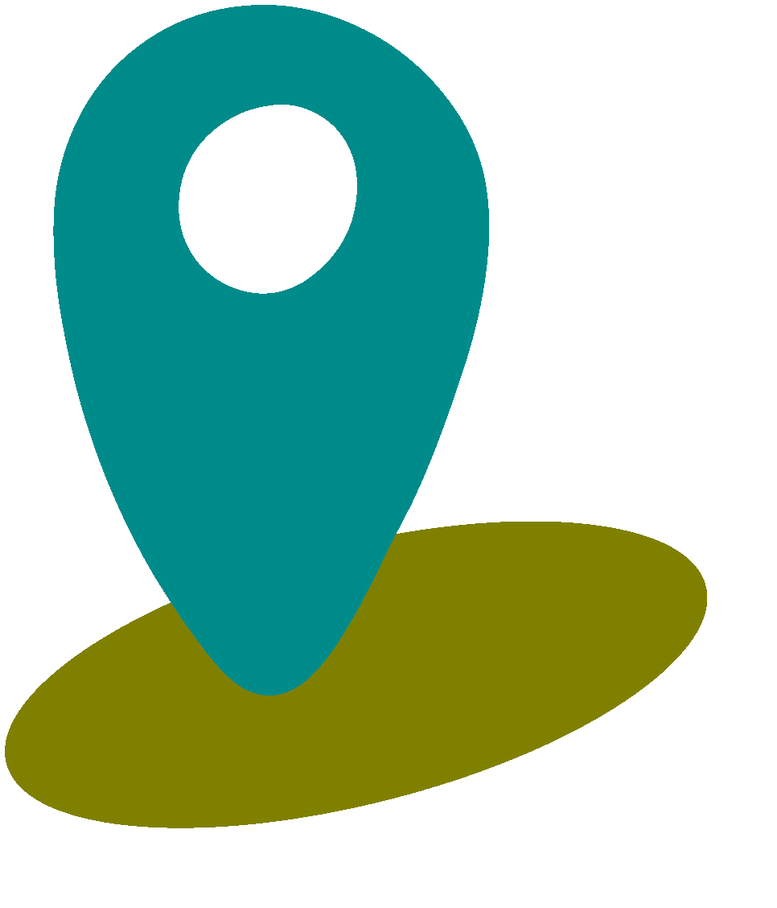
#> input picture Given/occlusion1_rec.png, 777 x 908 px, shrunk from 966 x 1128 before the run
$ python -i doodle_symmetry.py   (imports and definitions only)
#> lines starting #> are read from the running program, lines starting #| are printed output that depends on the picture
import tkinter as tk
from tkinter import Canvas, Button
from PIL import Image, ImageDraw
import numpy as np
import matplotlib.pyplot as plt
import cv2


sift = cv2.SIFT_create()
bf = cv2.BFMatcher()

class Mirror_Symmetry_detection:
    def __init__(self, image_path: str):
        self.image = self._read_color_image(image_path)
        self.reflected_image = np.fliplr(self.image)
        self.kp1, self.des1 = sift.detectAndCompute(self.image, None)
        self.kp2, self.des2 = sift.detectAndCompute(self.reflected_image, None)

    def _read_color_image(self, image_path):
#> called with image_path = '../Given/occlusion1_rec.png'
        image = cv2.imread(image_path)
#> image is the input picture: shape (908, 777, 3); mean B, G, R 177.4, 200.4, 162.6
        b, g, r = cv2.split(image)
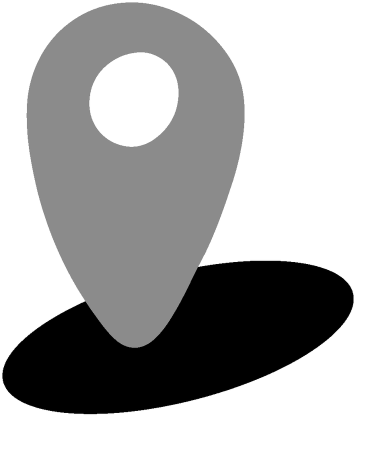
#> b: shape (908, 777) (shown at 1/2 size); min 0, max 255, mean 177.4
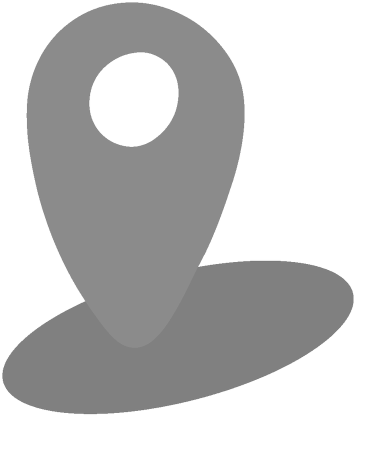
#> g: shape (908, 777) (shown at 1/2 size); min 108, max 255, mean 200.4
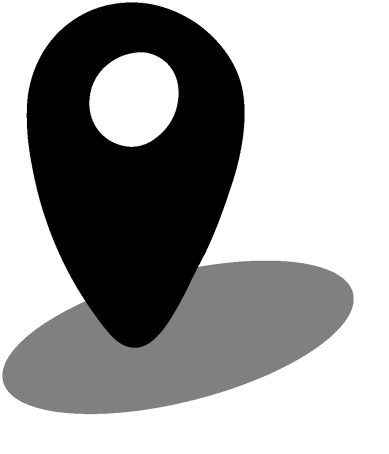
#> r: shape (908, 777) (shown at 1/2 size); min 0, max 255, mean 162.6
        image = cv2.merge([r, g, b])
#> in __init__, `self.reflected_image = np.fliplr(self.image)`:
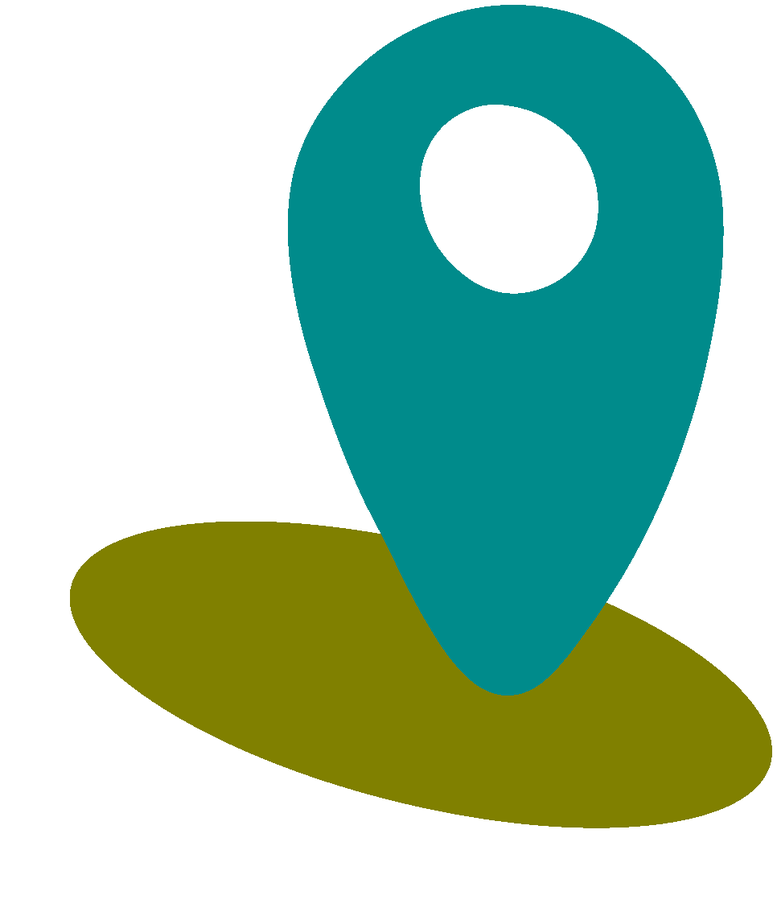
#> self.reflected_image: shape (908, 777, 3); mean R, G, B 162.6, 200.4, 177.4
#> in __init__, `self.kp1, self.des1 = sift.detectAndCompute(self.image, None)`: self.kp1 = 109 keypoints; strongest (x, y, size): (267, 201, 108.2), (398, 532, 2.3), (417, 518, 19.9), (426, 512, 28.5)
#> in __init__, `self.kp2, self.des2 = sift.detectAndCompute(self.reflected_image, None)`: self.kp2 = 118 keypoints; strongest (x, y, size): (508, 201, 108.2), (191, 619, 139.4), (378, 532, 2.3), (335, 501, 43.7)
        return image

    def find_matchpoints(self):
        matches = bf.knnMatch(self.des1, self.des2, k=2)
#> matches = 109 matches
        matchpoints = [item[0] for item in matches]
#> matchpoints = 109 matches
        matchpoints = sorted(matchpoints, key=lambda x: x.distance)
        return matchpoints

    # [80 lines left out: functions find_points_r_theta, find_coordinate_maxhexbin, sort_hexbin_by_votes, draw_mirrorLine, angle_with_x_axis, not called in this run]

def midpoint(pi, pj):
    return (pi[0] + pj[0]) / 2, (pi[1] + pj[1]) / 2

# [11 lines left out: function detecting_mirrorLine, not called in this run]

class DrawingApp:
    # [20 lines left out: functions __init__, paint, not called in this run]

    def detect_mirror_line(self):
        self.image.save('doodle.png')
        detecting_mirrorLine('doodle.png', "Doodle with Symmetry Line", show_detail=True)

# [4 lines not run here, left out]

>>> result = Mirror_Symmetry_detection('../Given/occlusion1_rec.png').find_matchpoints()
#> result = 109 matches

$ run again, on Given/occlusion2_rec.png
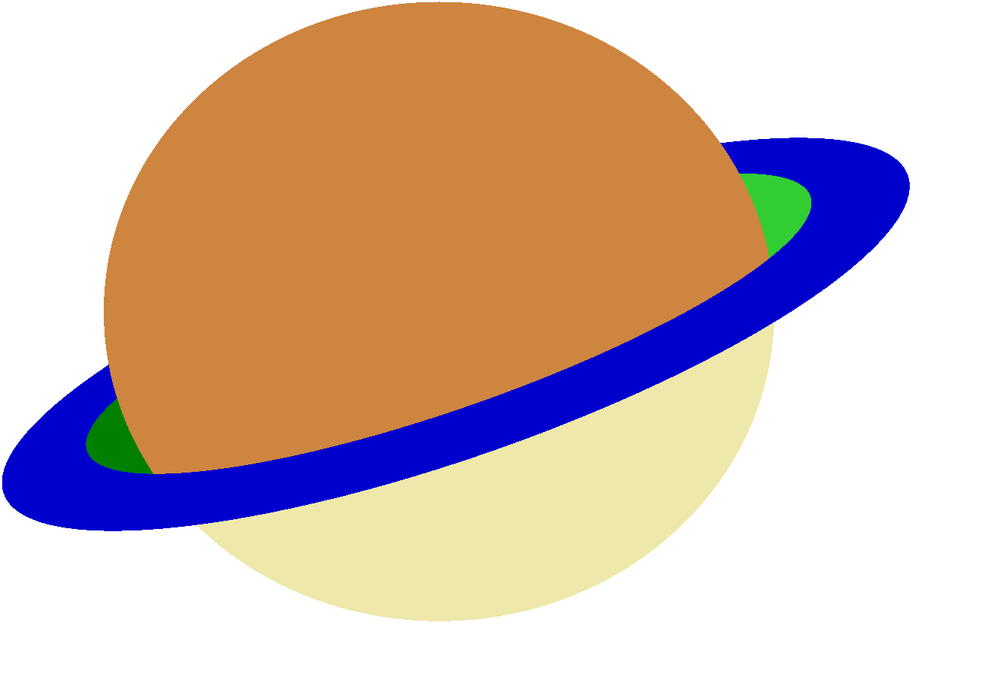
#> input picture Given/occlusion2_rec.png, 1000 x 680 px, shrunk from 1330 x 905 before the run
#> in _read_color_image, image is the input picture: shape (680, 1000, 3); mean B, G, R 176.8, 188, 210.7
#> in _read_color_image, `b, g, r = cv2.split(image)`:
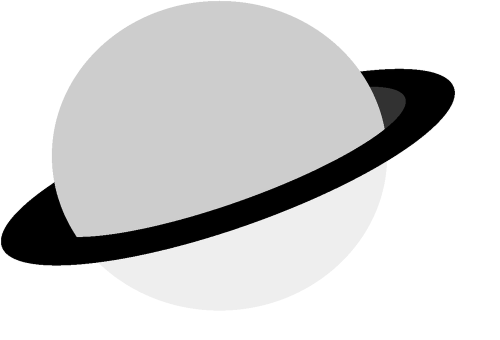
#> r: shape (680, 1000) (shown at 1/2 size); min 0, max 255, mean 210.7
#> in __init__, `self.reflected_image = np.fliplr(self.image)`:
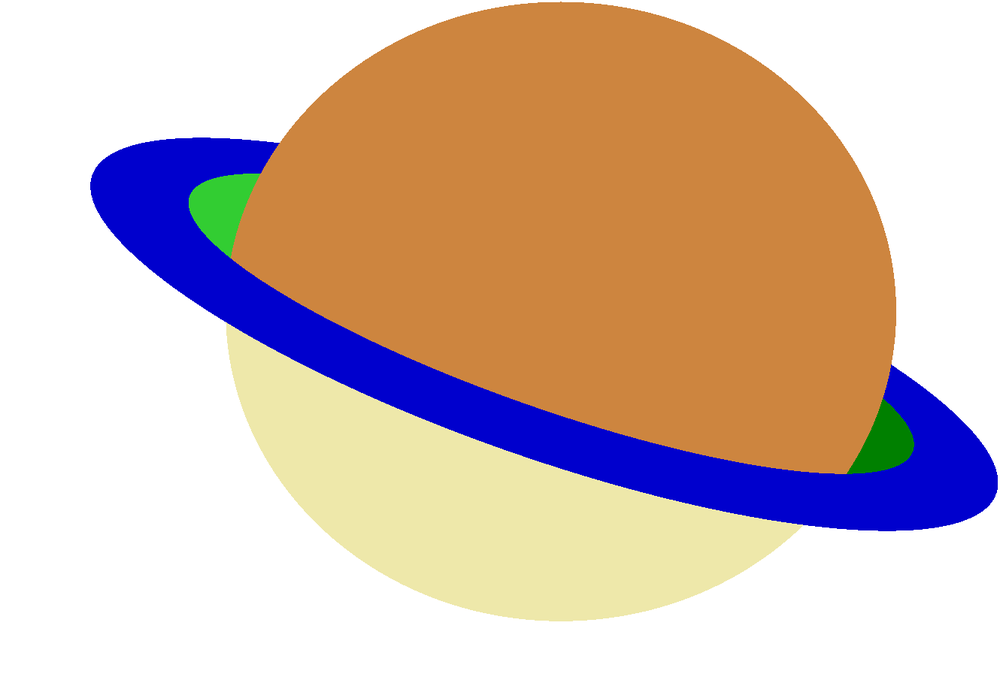
#> self.reflected_image: shape (680, 1000, 3); mean R, G, B 210.7, 188, 176.8
#> self.kp1 = 121 keypoints; strongest (x, y, size): (849, 197, 80.5), (84, 470, 90.6), (723, 144, 2.1), (106, 369, 4.6)
#> self.kp2 = 118 keypoints; strongest (x, y, size): (150, 196, 79.2), (906, 395, 28.1), (277, 144, 2.1), (894, 370, 5.5)
#> matches = 121 matches

$ run again, on Given/occlusion1_sol_rec.png
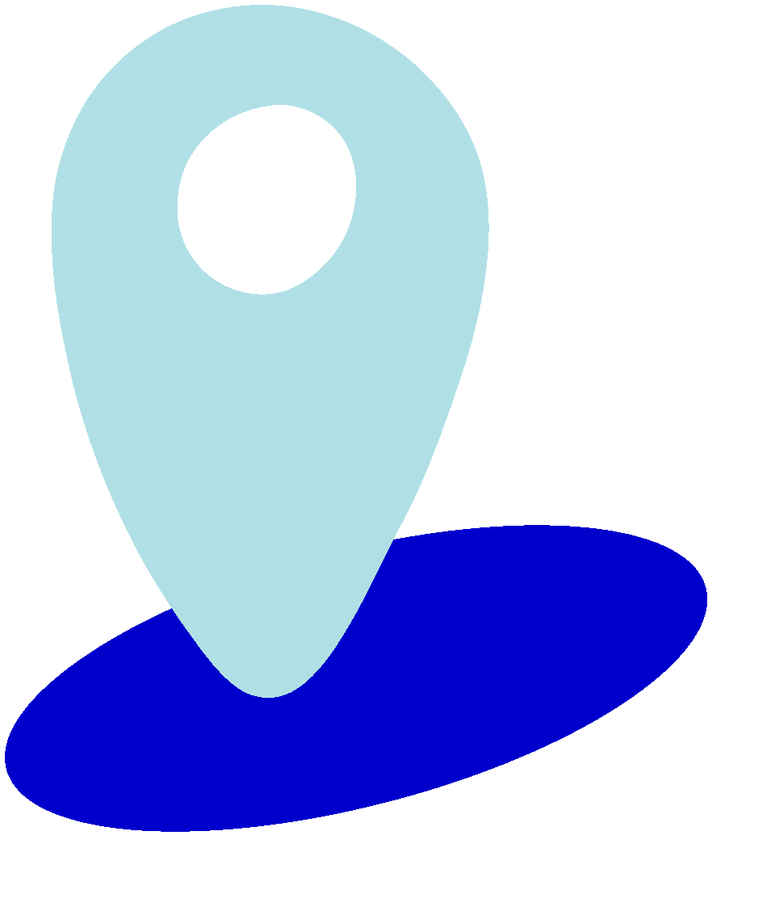
#> input picture Given/occlusion1_sol_rec.png, 775 x 911 px, shrunk from 960 x 1128 before the run
#> in _read_color_image, image is the input picture: shape (911, 775, 3); mean B, G, R 239.2, 200.8, 187.7
#> in _read_color_image, `b, g, r = cv2.split(image)`:
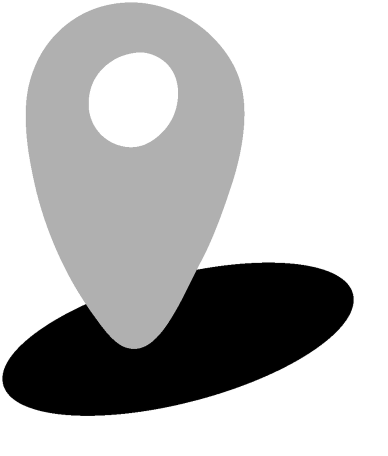
#> r: shape (911, 775) (shown at 1/2 size); min 0, max 255, mean 187.7
#> in __init__, `self.reflected_image = np.fliplr(self.image)`:
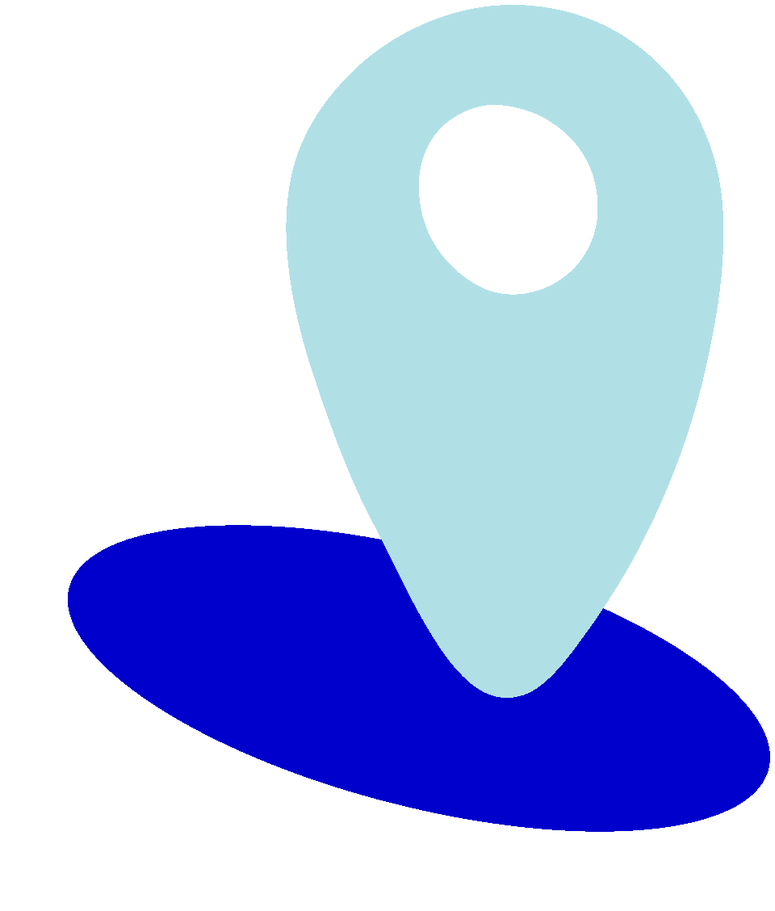
#> self.reflected_image: shape (911, 775, 3); mean R, G, B 187.7, 200.8, 239.2
#> self.kp1 = 97 keypoints; strongest (x, y, size): (519, 636, 172.6), (171, 610, 1.9), (273, 643, 77.6), (437, 533, 2)
#> self.kp2 = 96 keypoints; strongest (x, y, size): (249, 634, 174.5), (603, 610, 1.9), (619, 654, 56.5), (502, 643, 77.7)
#> matches = 97 matches
